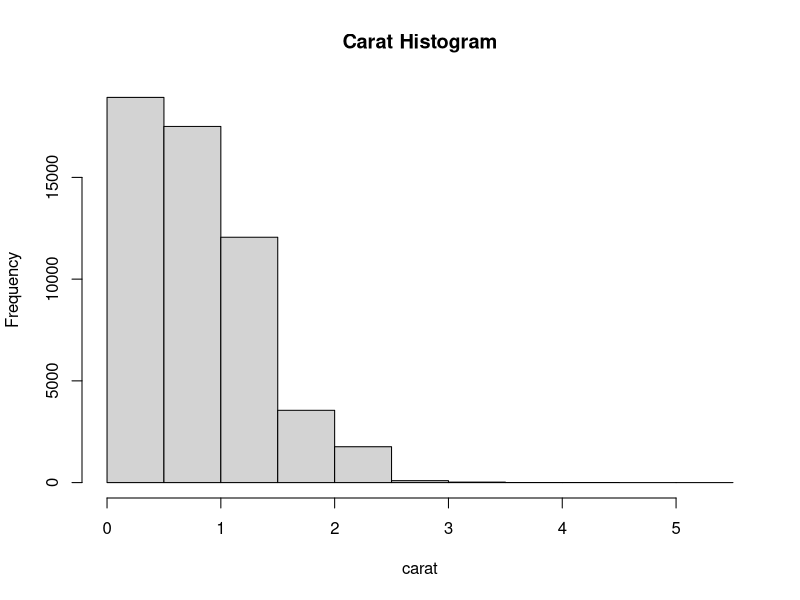
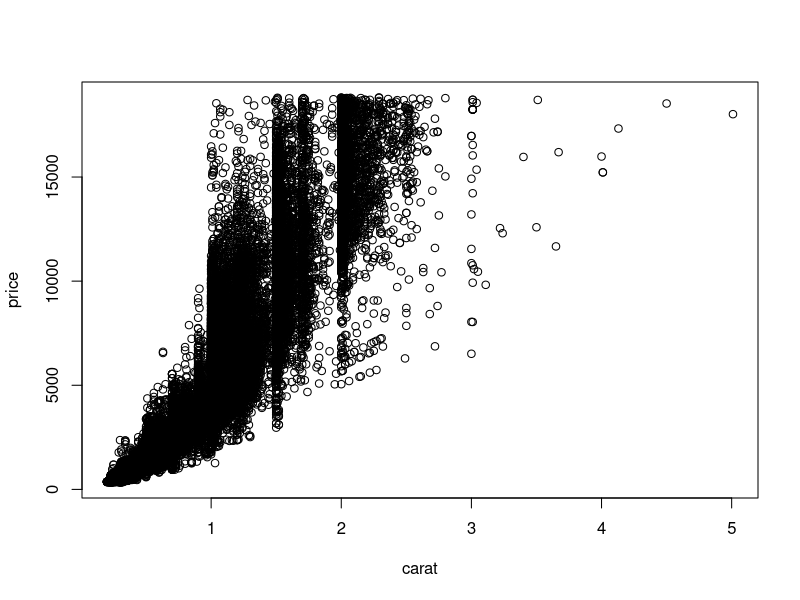
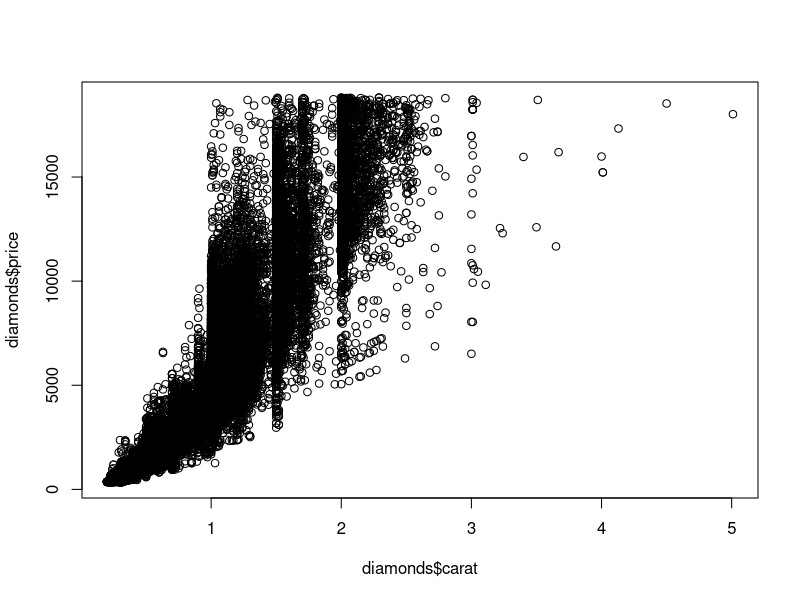
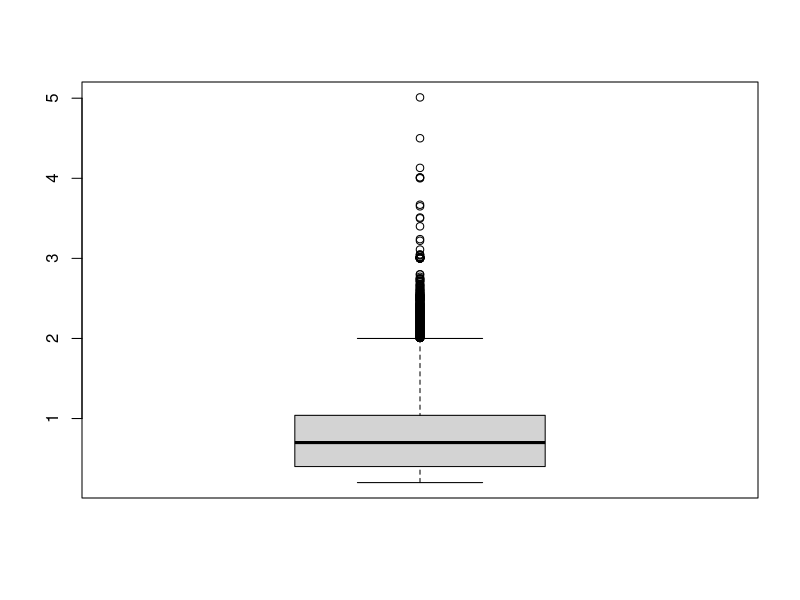
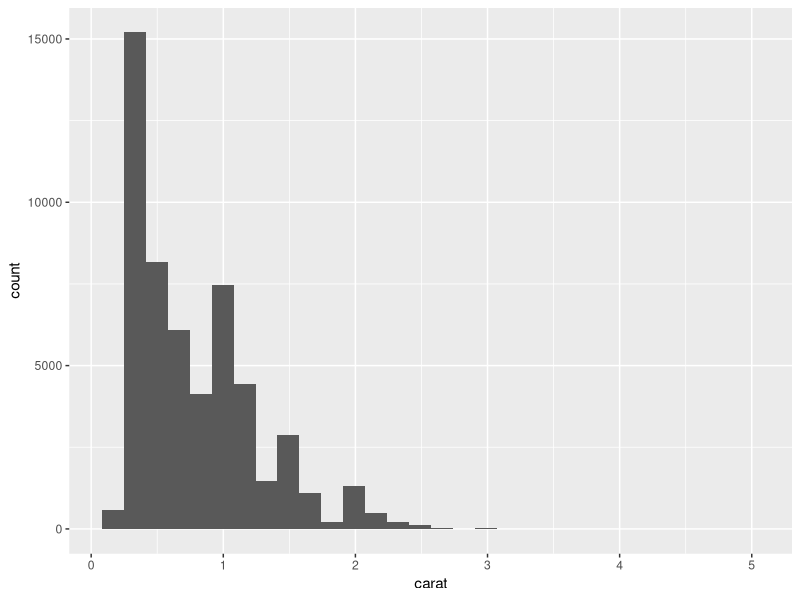
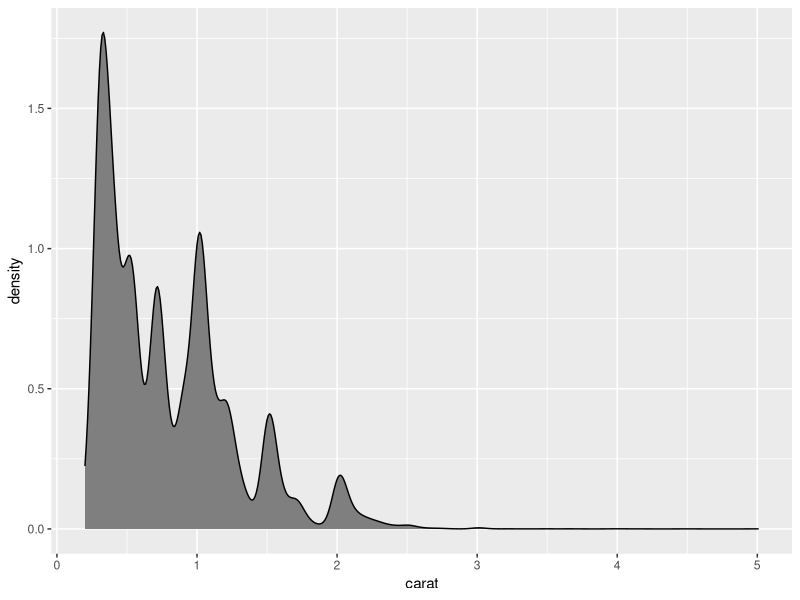
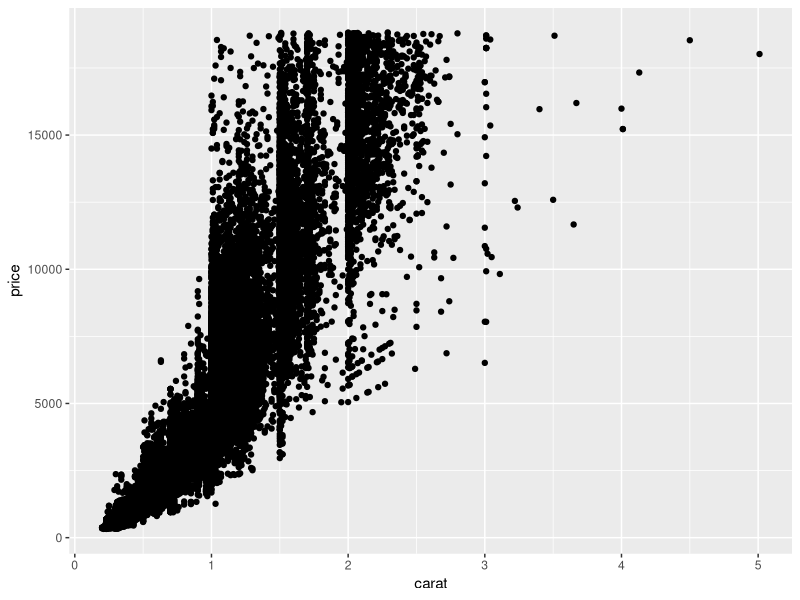
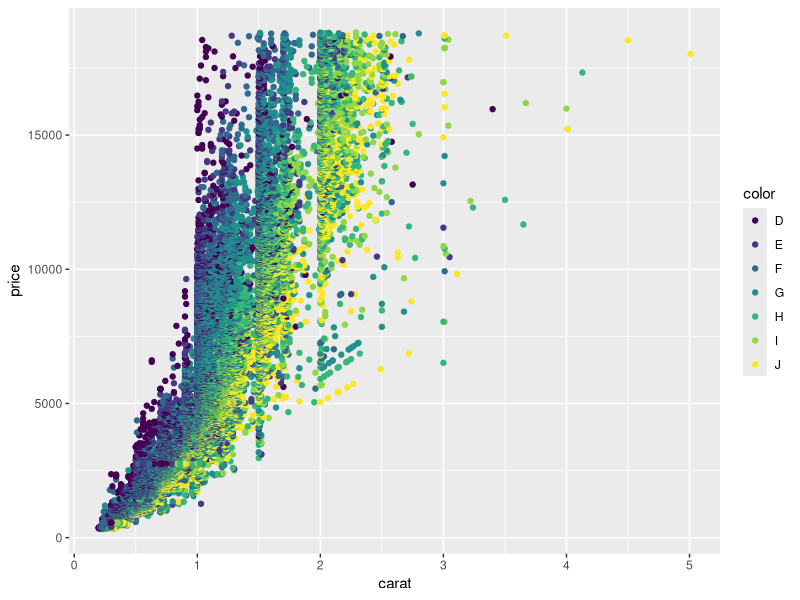

Source code (R) for these figures, in order:
#GGPLOT2

library(ggplot2)
data("diamonds")
head(diamonds)

#Histogram

hist(diamonds$carat, main = "Carat Histogram", xlab = "carat")

#Scatterplot

plot(price~carat, data = diamonds)

plot(diamonds$carat, diamonds$price)

#box plot

boxplot(diamonds$carat)

##ggplot histogram and densities

ggplot(data = diamonds) + geom_histogram(aes(x=carat))

ggplot(data = diamonds) + geom_density(aes(x=carat), fill='grey50')


## Scatter

ggplot(diamonds, aes(x=carat, y=price)) + geom_point()


# save basics of ggplot object to a variable

g <- ggplot(diamonds, aes(x=carat, y=price))

#apply colors based on some variable categories
g + geom_point(aes(color=color))

#split just on categories
g + geom_point(aes(color=color)) + facet_wrap(~color)

#categories split with different scale
g + geom_point(aes(color=color)) + facet_grid(cut~color)

ggplot(diamonds, aes(x=carat)) + geom_histogram() + facet_wrap(~color)

#Box and violin plots

ggplot(diamonds, aes(y=carat, x=1)) + geom_boxplot()


ggplot(diamonds, aes(y=carat, x=cut)) + geom_boxplot()


ggplot(diamonds, aes(y=carat, x=cut)) + geom_violin()



ggplot(diamonds, aes(y=carat, x=cut)) + geom_point() + geom_violin()


ggplot(diamonds, aes(y=carat, x=cut)) + geom_violin() + geom_point()


##Line plots

ggplot(economics, aes(x=date, y=pop)) + geom_line()

library(lubridate)

##create year and month variables
economics$year <- year(economics$date)

# the label argument to month means that the result should be the names of the months instead of the number
economics$month <- month(economics$date, label = TRUE)

#subset the data the which function returns the indices of observations where the tested condition was true
econ2000 <- economics[which(economics$year >= 2000), ]

#scales package for better axis formatting
library(scales)

#build the foundation of the plot
g <- ggplot(econ2000, aes(x=month, y= pop))
#add lines color coded and grouped by year
#the group aesthetic breaks the data into seperate groups
g <- g + geom_line(aes(color=factor(year), group=year))
#name the legend year
g <- g + scale_color_discrete(name = "Year")
#format the y axis
g <- g + scale_y_continuous(labels = comma)
#add a title and axis labels
g <- g + labs(title = "Population growth", x="Month", y = "Population")

g

#Themes
library(ggthemes)
g2 <- ggplot(diamonds, aes(x=carat, y=price)) + geom_point(aes(color=color))

g2 + theme_economist() + scale_colour_economist()

g2 + theme_excel() + scale_colour_excel()

g2 + theme_tufte()

g2 + theme_wsj()


















